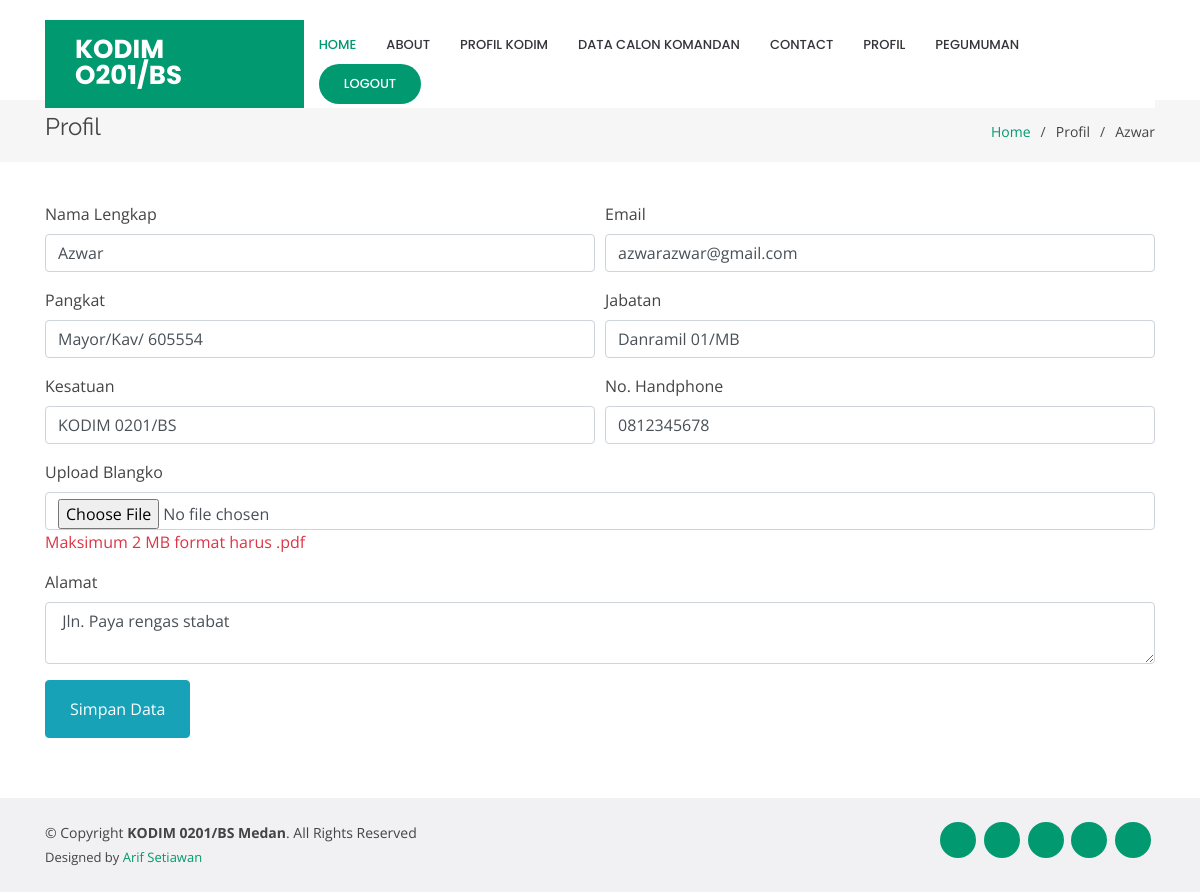
The page /profil.php (signed in) on the database its author committed.
### tables this page shows
CREATE TABLE `calon_komandan` (
  `id_calon_komandan` int(11) NOT NULL,
  `nama` varchar(30) NOT NULL,
  `email` varchar(50) NOT NULL,
  `password` varchar(35) NOT NULL,
  `pangkat` varchar(35) NOT NULL,
  `jabatan` varchar(35) NOT NULL,
  `kesatuan` varchar(35) NOT NULL,
  `no_hp` varchar(12) NOT NULL,
  `alamat` text NOT NULL,
  `blangko` varchar(255) NOT NULL,
  `keterangan` varchar(30) NOT NULL,
  `hasil` double NOT NULL
);

### profil.php (the view, shortened to what this page needs)
<?php
include 'header.php';   ?>
<?php
$id_calon_komandan=$_SESSION["calon_komandan"]['id_calon_komandan'];
$ambil = $koneksi->query("SELECT * FROM calon_komandan WHERE id_calon_komandan='$id_calon_komandan'");
$pecah = $ambil->fetch_assoc();
?>
<main id="main">
    <section id="breadcrumbs" class="breadcrumbs">
        <div class="container">
            <div class="d-flex justify-content-between align-items-center">
                <h2>Profil</h2>
                <ol>
                    <li><a href="index.php">Home</a></li>
                    <li>Profil</li>
                    <li><?php echo $pecah['nama']; ?></li>
                </ol>
            </div>
        </div>
    </section>
    <section id="portfolio-details" class="portfolio-details">
        <div class="container">
            <form method="Post" enctype="multipart/form-data">
                <div class="form-row">
                    <div class="col-md-6 form-group">
                        <label for="nama">Nama Lengkap</label>
                        <input type="text" name="nama" class="form-control" id="nama"
                            value="<?php echo $pecah['nama']; ?>" data-rule="minlen:4"
                            data-msg="Please enter at least 4 chars" required />
                    </div>
                    <div class="col-md-6 form-group">
                        <label for="email">Email</label>
                        <input type="email" class="form-control" name="email" id="email"
                            value="<?php echo $pecah['email']; ?>" data-rule="email"
                            data-msg="Please enter a valid email" required />
                    </div>
                </div>
                <div class="form-row">
                    <div class="col-md-6 form-group">
                        <label for="pangkat">Pangkat</label>
                        <input type="text" name="pangkat" class="form-control" id="pangkat"
                            value="<?php echo $pecah['pangkat']; ?>" data-rule="minlen:4"
                            data-msg="Please enter at least 4 chars" required />
                    </div>
                    <div class="col-md-6 form-group">
                        <label for="jabatan">Jabatan</label>
                        <input type="text" class="form-control" name="jabatan" id="jabatan"
                            value="<?php echo $pecah['jabatan']; ?>" data-rule="minlen:4"
                            data-msg="Please enter a valid email" required />
                    </div>
                </div>
                <div class="form-row">
                    <div class="col-md-6 form-group">
                        <label for="kesatuan">Kesatuan</label>
                        <input type="text" name="kesatuan" class="form-control" id="kesatuan"
                            value="<?php echo $pecah['kesatuan']; ?>" data-rule="minlen:4"
                            data-msg="Please enter at least 4 chars" required />
                    </div>
                    <div class="col-md-6 form-group">
                        <label for="no_hp">No. Handphone</label>
                        <input type="number" class="form-control" name="no_hp" id="no_hp"
                            value="<?php echo $pecah['no_hp']; ?>" data-rule="minlen:11"
                            data-msg="Please enter a valid No. Handphone" required />
                    </div>
                </div>
                <div class="form-group">
                    <label for="blangko">Upload Blangko</label>
                    <input type="file" class="form-control" name="blangko" id="blangko" data-rule=".pdf"
                        value="<?php echo $pecah['blangko']; ?>" required />
                    <p class="text-danger">Maksimum 2 MB format harus .pdf</p>
                </div>
                <div class="form-group">
                    <label for="alamat">Alamat</label>
                    <textarea type="text" class="form-control" name="alamat" id="alamat" data-rule="minlen:10"
                        data-msg="Please enter at least 8 chars of alamat"
                        required> <?php echo $pecah['alamat']; ?></textarea>
                </div>
                <button class="btn btn-info py-3 px-4" name="kirim">Simpan Data</button>
            </form>
        </div>
    </section>
</main>
<?php
include 'footer.php';   ?>

### assets/home/css/style.css (style rules this page uses)
body { font-family: "Open Sans", sans-serif; color: #444444; }
a { color: #009970; }
h1, h2, h3, h4, h5, h6 { font-family: "Raleway", sans-serif; }
section { padding: 60px 0; overflow: hidden; }
.breadcrumbs { padding: 15px 0; background: #f6f6f7; margin-top: 100px; }
.breadcrumbs h2 { font-size: 24px; line-height: 1; font-weight: 400; }
.breadcrumbs ol { display: flex; flex-wrap: wrap; list-style: none; padding: 0; margin: 0; font-size: 14px; }
.breadcrumbs ol li + li { padding-left: 10px; }
.breadcrumbs ol li + li::before { display: inline-block; padding-right: 10px; color: #4f4c55; content: "/"; }
.portfolio-details { padding-top: 40px; }

### rows shown on the page
calon_komandan: nama "Azwar", email "azwarazwar@gmail.com", pangkat "Mayor/Kav/ 605554", jabatan "Danramil 01/MB", kesatuan "KODIM 0201/BS", no_hp "0812345678", alamat "Jln. Paya rengas stabat"
